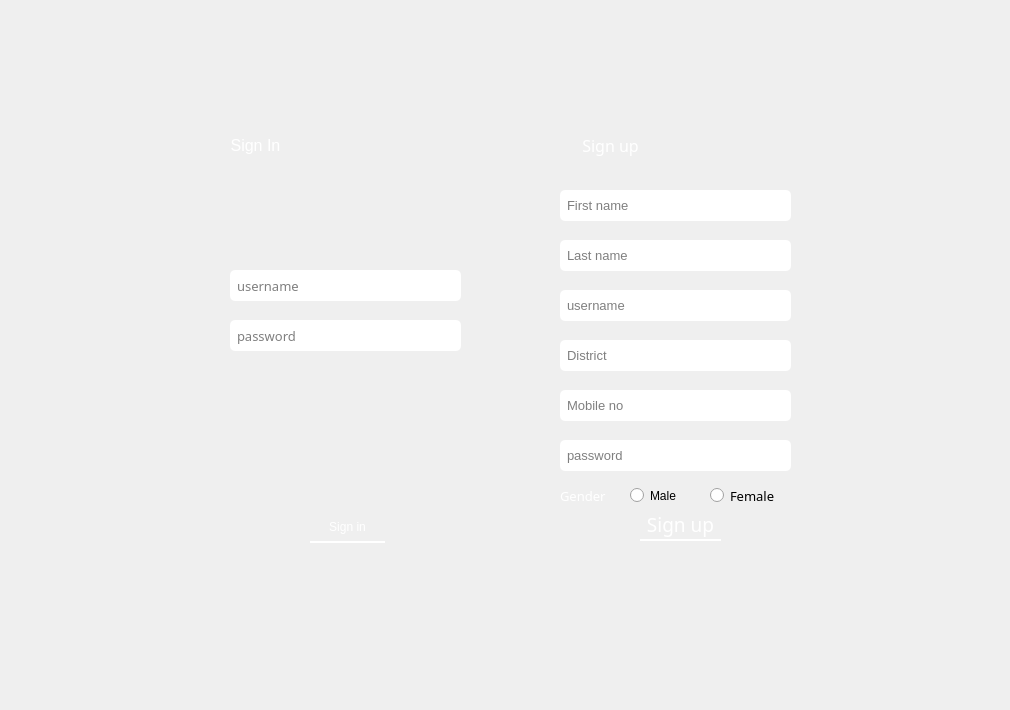
    <widget class="QWidget" name="adminSignInUp">
     <widget class="QWidget" name="signinSection_3" native="true">
      <property name="geometry">
       <rect>
        <x>180</x>
        <y>120</y>
        <width>331</width>
        <height>451</height>
       </rect>
      </property>
      <property name="styleSheet">
       <string notr="true">border-bottom-left-radius:80px;
border-bottom-right-radius:80px;
border-top-right-radius:80px;</string>
      </property>
      <widget class="QLineEdit" name="userLineEdit_5">
       <property name="geometry">
        <rect>
         <x>50</x>
         <y>150</y>
         <width>231</width>
         <height>31</height>
        </rect>
       </property>
       <property name="font">
        <font>
         <family>Lucida Sans</family>
         <pointsize>10</pointsize>
        </font>
       </property>
       <property name="focusPolicy">
        <enum>Qt::StrongFocus</enum>
       </property>
       <property name="styleSheet">
        <string notr="true">background-color: rgb(255, 255, 255);
border-radius: 5px;
padding-left:5px;</string>
       </property>
       <property name="text">
        <string/>
       </property>
       <property name="frame">
        <bool>true</bool>
       </property>
       <property name="cursorPosition">
        <number>0</number>
       </property>
       <property name="placeholderText">
        <string>username</string>
       </property>
      </widget>
      <widget class="QLineEdit" name="passLineEdit_3">
       <property name="geometry">
        <rect>
         <x>50</x>
         <y>200</y>
         <width>231</width>
         <height>31</height>
        </rect>
       </property>
       <property name="font">
        <font>
         <family>Lucida Sans</family>
         <pointsize>10</pointsize>
         <weight>50</weight>
         <bold>false</bold>
         <strikeout>false</strikeout>
         <kerning>true</kerning>
        </font>
       </property>
       <property name="styleSheet">
        <string notr="true">background-color: rgb(255, 255, 255);
border-radius: 5px;
padding-left:5px;</string>
       </property>
       <property name="echoMode">
        <enum>QLineEdit::Password</enum>
       </property>
       <property name="cursorPosition">
        <number>0</number>
       </property>
       <property name="alignment">
        <set>Qt::AlignLeading|Qt::AlignLeft|Qt::AlignVCenter</set>
       </property>
       <property name="placeholderText">
        <string>password</string>
       </property>
      </widget>
      <widget class="QPushButton" name="signinBtn_3">
       <property name="geometry">
        <rect>
         <x>130</x>
         <y>392</y>
         <width>75</width>
         <height>31</height>
        </rect>
       </property>
       <property name="cursor">
        <cursorShape>PointingHandCursor</cursorShape>
       </property>
       <property name="styleSheet">
        <string notr="true">color:rgb(255, 255, 255);
font: 14pt &quot;Lucida Sans&quot;;
border-bottom: 2px solid white;</string>
       </property>
       <property name="text">
        <string>Sign in</string>
       </property>
      </widget>
      <widget class="QWidget" name="widget_14" native="true">
       <property name="geometry">
        <rect>
         <x>0</x>
         <y>0</y>
         <width>331</width>
         <height>451</height>
        </rect>
       </property>
       <property name="styleSheet">
        <string notr="true">border-bottom-left-radius:80px;
border-image: url(:/res/images/bg3.jpg);
border-top-right-radius:80px;
border-bottom-right-radius:80px;</string>
       </property>
      </widget>
      <widget class="QLabel" name="signinIcon_3">
       <property name="geometry">
        <rect>
         <x>10</x>
         <y>10</y>
         <width>31</width>
         <height>31</height>
        </rect>
       </property>
       <property name="styleSheet">
        <string notr="true">border-image: url(:/res/icons/white/log-in.svg);</string>
       </property>
       <property name="text">
        <string/>
       </property>
      </widget>
      <widget class="QLabel" name="signinLabel_3">
       <property name="geometry">
        <rect>
         <x>50</x>
         <y>10</y>
         <width>51</width>
         <height>31</height>
        </rect>
       </property>
       <property name="styleSheet">
        <string notr="true">font: 14pt &quot;Lucida Sans&quot;;</string>
       </property>
       <property name="text">
        <string>&lt;html&gt;&lt;head/&gt;&lt;body&gt;&lt;p align=&quot;center&quot;&gt;&lt;span style=&quot; font-size:12pt; color:#ffffff;&quot;&gt;Sign In&lt;/span&gt;&lt;/p&gt;&lt;/body&gt;&lt;/html&gt;</string>
       </property>
      </widget>
      <zorder>widget_14</zorder>
      <zorder>userLineEdit_5</zorder>
      <zorder>passLineEdit_3</zorder>
      <zorder>signinBtn_3</zorder>
      <zorder>signinIcon_3</zorder>
      <zorder>signinLabel_3</zorder>
     </widget>
     <widget class="QWidget" name="signupSection_3" native="true">
      <property name="geometry">
       <rect>
        <x>510</x>
        <y>120</y>
        <width>331</width>
        <height>451</height>
       </rect>
      </property>
      <property name="styleSheet">
       <string notr="true">border-bottom-left-radius:80px;
border-top-right-radius:80px;
border-top-left-radius:80px;</string>
      </property>
      <widget class="QWidget" name="widget_15" native="true">
       <property name="geometry">
        <rect>
         <x>0</x>
         <y>-1</y>
         <width>331</width>
         <height>451</height>
        </rect>
       </property>
       <property name="styleSheet">
        <string notr="true">border-bottom-left-radius:80px;
border-image: url(:/res/images/bg3.jpg);
border-top-right-radius:80px;
border-top-left-radius:80px;</string>
       </property>
      </widget>
      <widget class="QLineEdit" name="firstnameLineEdit_3">
       <property name="geometry">
        <rect>
         <x>50</x>
         <y>70</y>
         <width>231</width>
         <height>31</height>
        </rect>
       </property>
       <property name="font">
        <font>
         <pointsize>10</pointsize>
        </font>
       </property>
       <property name="cursor">
        <cursorShape>IBeamCursor</cursorShape>
       </property>
       <property name="styleSheet">
        <string notr="true">background-color: rgb(255, 255, 255);
border-radius: 5px;
padding-left:5px;</string>
       </property>
       <property name="placeholderText">
        <string>First name</string>
       </property>
      </widget>
      <widget class="QLineEdit" name="lastnameLineEdit_3">
       <property name="geometry">
        <rect>
         <x>50</x>
         <y>120</y>
         <width>231</width>
         <height>31</height>
        </rect>
       </property>
       <property name="font">
        <font>
         <pointsize>10</pointsize>
        </font>
       </property>
       <property name="styleSheet">
        <string notr="true">background-color: rgb(255, 255, 255);
border-radius: 5px;
padding-left:5px;</string>
       </property>
       <property name="echoMode">
        <enum>QLineEdit::Normal</enum>
       </property>
       <property name="placeholderText">
        <string>Last name</string>
       </property>
      </widget>
      <widget class="QLineEdit" name="userLineEdit_6">
       <property name="geometry">
        <rect>
         <x>50</x>
         <y>170</y>
         <width>231</width>
         <height>31</height>
        </rect>
       </property>
       <property name="font">
        <font>
         <pointsize>10</pointsize>
        </font>
       </property>
       <property name="styleSheet">
        <string notr="true">background-color: rgb(255, 255, 255);
border-radius: 5px;
padding-left:5px;</string>
       </property>
       <property name="echoMode">
        <enum>QLineEdit::Normal</enum>
       </property>
       <property name="placeholderText">
        <string>username</string>
       </property>
      </widget>
      <widget class="QLineEdit" name="disLineEdit_5">
       <property name="geometry">
        <rect>
         <x>50</x>
         <y>220</y>
         <width>231</width>
         <height>31</height>
        </rect>
       </property>
       <property name="font">
        <font>
         <pointsize>10</pointsize>
        </font>
       </property>
       <property name="styleSheet">
        <string notr="true">background-color: rgb(255, 255, 255);
border-radius: 5px;
padding-left:5px;</string>
       </property>
       <property name="echoMode">
        <enum>QLineEdit::Normal</enum>
       </property>
       <property name="placeholderText">
        <string>District</string>
       </property>
      </widget>
      <widget class="QLineEdit" name="mobileLineEdit_6">
       <property name="geometry">
        <rect>
         <x>50</x>
         <y>270</y>
         <width>231</width>
         <height>31</height>
        </rect>
       </property>
       <property name="font">
        <font>
         <pointsize>10</pointsize>
        </font>
       </property>
       <property name="styleSheet">
        <string notr="true">background-color: rgb(255, 255, 255);
border-radius: 5px;
padding-left:5px;</string>
       </property>
       <property name="echoMode">
        <enum>QLineEdit::Normal</enum>
       </property>
       <property name="placeholderText">
        <string>Mobile no</string>
       </property>
      </widget>
      <widget class="QLineEdit" name="passLineEdit_7">
       <property name="geometry">
        <rect>
         <x>50</x>
         <y>320</y>
         <width>231</width>
         <height>31</height>
        </rect>
       </property>
       <property name="font">
        <font>
         <pointsize>10</pointsize>
        </font>
       </property>
       <property name="styleSheet">
        <string notr="true">background-color: rgb(255, 255, 255);
border-radius: 5px;
padding-left:5px;</string>
       </property>
       <property name="echoMode">
        <enum>QLineEdit::Password</enum>
       </property>
       <property name="placeholderText">
        <string>password</string>
       </property>
      </widget>
      <widget class="QRadioButton" name="maleBtn_3">
       <property name="geometry">
        <rect>
         <x>120</x>
         <y>360</y>
         <width>82</width>
         <height>31</height>
        </rect>
       </property>
       <property name="styleSheet">
        <string notr="true">font: 10pt &quot;Lucida Sans&quot;;</string>
       </property>
       <property name="text">
        <string>Male</string>
       </property>
      </widget>
      <widget class="QRadioButton" name="femaleBtn_3">
       <property name="geometry">
        <rect>
         <x>200</x>
         <y>360</y>
         <width>81</width>
         <height>31</height>
        </rect>
       </property>
       <property name="font">
        <font>
         <family>Lucida Sans</family>
         <pointsize>10</pointsize>
         <weight>50</weight>
         <italic>false</italic>
         <bold>false</bold>
        </font>
       </property>
       <property name="styleSheet">
        <string notr="true">font: 10pt &quot;Lucida Sans&quot;;</string>
       </property>
       <property name="text">
        <string>Female</string>
       </property>
      </widget>
      <widget class="QLabel" name="gender_3">
       <property name="geometry">
        <rect>
         <x>50</x>
         <y>360</y>
         <width>71</width>
         <height>31</height>
        </rect>
       </property>
       <property name="font">
        <font>
         <family>Lucida Sans</family>
         <pointsize>10</pointsize>
         <weight>50</weight>
         <italic>false</italic>
         <bold>false</bold>
        </font>
       </property>
       <property name="styleSheet">
        <string notr="true">font: 10pt &quot;Lucida Sans&quot;;
color:white;</string>
       </property>
       <property name="text">
        <string>Gender</string>
       </property>
      </widget>
      <widget class="QPushButton" name="signupBtn_3">
       <property name="geometry">
        <rect>
         <x>130</x>
         <y>390</y>
         <width>81</width>
         <height>31</height>
        </rect>
       </property>
       <property name="palette">
        <palette>
         <active>
          <colorrole role="WindowText">
           <brush brushstyle="SolidPattern">
            <color alpha="255">
             <red>255</red>
             <green>255</green>
             <blue>255</blue>
            </color>
           </brush>
          </colorrole>
          <colorrole role="Button">
           <brush brushstyle="SolidPattern">
            <color alpha="255">
             <red>255</red>
             <green>171</green>
             <blue>13</blue>
            </color>
           </brush>
          </colorrole>
          <colorrole role="Text">
           <brush brushstyle="SolidPattern">
            <color alpha="255">
             <red>255</red>
             <green>255</green>
             <blue>255</blue>
            </color>
           </brush>
          </colorrole>
          <colorrole role="ButtonText">
           <brush brushstyle="SolidPattern">
            <color alpha="255">
             <red>255</red>
             <green>255</green>
             <blue>255</blue>
            </color>
           </brush>
          </colorrole>
          <colorrole role="Base">
           <brush brushstyle="SolidPattern">
            <color alpha="255">
             <red>255</red>
             <green>171</green>
             <blue>13</blue>
            </color>
           </brush>
          </colorrole>
          <colorrole role="Window">
           <brush brushstyle="SolidPattern">
            <color alpha="255">
             <red>255</red>
             <green>171</green>
             <blue>13</blue>
            </color>
           </brush>
          </colorrole>
          <colorrole role="PlaceholderText">
           <brush brushstyle="NoBrush">
            <color alpha="128">
             <red>255</red>
             <green>255</green>
             <blue>255</blue>
            </color>
           </brush>
          </colorrole>
         </active>
         <inactive>
          <colorrole role="WindowText">
           <brush brushstyle="SolidPattern">
            <color alpha="255">
             <red>255</red>
             <green>255</green>
             <blue>255</blue>
            </color>
           </brush>
          </colorrole>
          <colorrole role="Button">
           <brush brushstyle="SolidPattern">
            <color alpha="255">
             <red>255</red>
             <green>171</green>
             <blue>13</blue>
            </color>
           </brush>
          </colorrole>
          <colorrole role="Text">
           <brush brushstyle="SolidPattern">
            <color alpha="255">
             <red>255</red>
             <green>255</green>
             <blue>255</blue>
            </color>
           </brush>
          </colorrole>
          <colorrole role="ButtonText">
           <brush brushstyle="SolidPattern">
            <color alpha="255">
             <red>255</red>
             <green>255</green>
             <blue>255</blue>
            </color>
           </brush>
          </colorrole>
          <colorrole role="Base">
           <brush brushstyle="SolidPattern">
            <color alpha="255">
             <red>255</red>
             <green>171</green>
             <blue>13</blue>
            </color>
           </brush>
          </colorrole>
          <colorrole role="Window">
           <brush brushstyle="SolidPattern">
            <color alpha="255">
             <red>255</red>
             <green>171</green>
             <blue>13</blue>
            </color>
           </brush>
          </colorrole>
          <colorrole role="PlaceholderText">
           <brush brushstyle="NoBrush">
            <color alpha="128">
             <red>255</red>
             <green>255</green>
             <blue>255</blue>
            </color>
           </brush>
          </colorrole>
         </inactive>
         <disabled>
          <colorrole role="WindowText">
           <brush brushstyle="SolidPattern">
            <color alpha="255">
             <red>255</red>
             <green>255</green>
             <blue>255</blue>
            </color>
           </brush>
          </colorrole>
          <colorrole role="Button">
           <brush brushstyle="SolidPattern">
            <color alpha="255">
             <red>255</red>
             <green>171</green>
             <blue>13</blue>
            </color>
           </brush>
          </colorrole>
          <colorrole role="Text">
           <brush brushstyle="SolidPattern">
            <color alpha="255">
             <red>255</red>
             <green>255</green>
             <blue>255</blue>
            </color>
           </brush>
          </colorrole>
          <colorrole role="ButtonText">
           <brush brushstyle="SolidPattern">
            <color alpha="255">
             <red>255</red>
             <green>255</green>
             <blue>255</blue>
            </color>
           </brush>
          </colorrole>
          <colorrole role="Base">
           <brush brushstyle="SolidPattern">
            <color alpha="255">
             <red>255</red>
             <green>171</green>
             <blue>13</blue>
            </color>
           </brush>
          </colorrole>
          <colorrole role="Window">
           <brush brushstyle="SolidPattern">
            <color alpha="255">
             <red>255</red>
             <green>171</green>
             <blue>13</blue>
            </color>
           </brush>
          </colorrole>
          <colorrole role="PlaceholderText">
           <brush brushstyle="NoBrush">
            <color alpha="128">
             <red>255</red>
             <green>255</green>
             <blue>255</blue>
            </color>
           </brush>
          </colorrole>
         </disabled>
        </palette>
       </property>
       <property name="font">
        <font>
         <family>Lucida Sans</family>
         <pointsize>14</pointsize>
         <weight>50</weight>
         <italic>false</italic>
         <bold>false</bold>
        </font>
       </property>
       <property name="cursor">
        <cursorShape>PointingHandCursor</cursorShape>
       </property>
       <property name="styleSheet">
        <string notr="true">color:rgb(255, 255, 255);
font: 14pt &quot;Lucida Sans&quot;;
border-bottom: 2px solid white;</string>
       </property>
       <property name="text">
        <string>Sign up</string>
       </property>
      </widget>
      <widget class="QLabel" name="iconSignup_3">
       <property name="geometry">
        <rect>
         <x>30</x>
         <y>10</y>
         <width>31</width>
         <height>31</height>
        </rect>
       </property>
       <property name="styleSheet">
        <string notr="true">border-image: url(:/res/icons/white/log-in.svg);</string>
       </property>
       <property name="text">
        <string/>
       </property>
      </widget>
      <widget class="QLabel" name="signupLabel_3">
       <property name="geometry">
        <rect>
         <x>70</x>
         <y>10</y>
         <width>61</width>
         <height>31</height>
        </rect>
       </property>
       <property name="font">
        <font>
         <family>Lucida Sans</family>
         <pointsize>14</pointsize>
         <weight>50</weight>
         <italic>false</italic>
         <bold>false</bold>
        </font>
       </property>
       <property name="styleSheet">
        <string notr="true">font: 14pt &quot;Lucida Sans&quot;;</string>
       </property>
       <property name="text">
        <string>&lt;html&gt;&lt;head/&gt;&lt;body&gt;&lt;p align=&quot;center&quot;&gt;&lt;span style=&quot; font-size:12pt; color:#ffffff;&quot;&gt;Sign up&lt;/span&gt;&lt;/p&gt;&lt;/body&gt;&lt;/html&gt;</string>
       </property>
      </widget>
     </widget>
     <widget class="QWidget" name="widget_16" native="true">
      <property name="geometry">
       <rect>
        <x>0</x>
        <y>0</y>
        <width>1001</width>
        <height>701</height>
       </rect>
      </property>
      <property name="styleSheet">
       <string notr="true">border-image: url(:/res/images/bgnavbar1.jpg);</string>
      </property>
     </widget>
     <zorder>widget_16</zorder>
     <zorder>signinSection_3</zorder>
     <zorder>signupSection_3</zorder>
    </widget>
